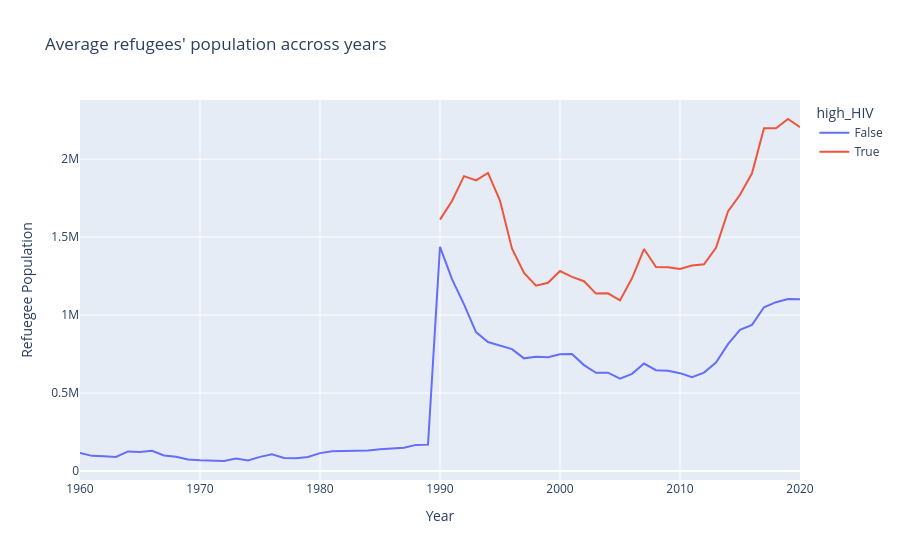

The notebook cell this image was saved under:
### Markdown cell above
Refugees bring social unrest to the country accepting them

### Code cell
social_dev_1=social_dev.copy()
social_dev_1['high_HIV']=(social_dev_1['Prevalence of HIV, female (% ages 15-24)']>0.1) \
                        & (social_dev_1['Prevalence of HIV, male (% ages 15-24)']>0.1)
px.line(social_dev_1[['high_HIV','Year','Refugee population by country or territory of asylum']]
        .groupby(['high_HIV','Year']).mean().reset_index(),
        x='Year', y='Refugee population by country or territory of asylum', color='high_HIV',
        labels={'Refugee population by country or territory of asylum': 'Refuegee Population'}, 
        title="Average refugees' population accross years")

### Figure 1 — Plotly figure (JSON) as saved in the notebook; plotly's stock layout.template omitted (floating-point values rounded to 4 significant figures)
{"data": [{"hovertemplate": "high_HIV=False<br>Year=%{x}<br>Refuegee Population=%{y}<extra></extra>", "legendgroup": "False", "line": {"color": "#636efa", "dash": "solid"}, "marker": {"symbol": "circle"}, "mode": "lines", "name": "False", "orientation": "v", "showlegend": true, "type": "scatter", "x": [1960, 1961, 1962, 1963, 1964, 1965, 1966, 1967, 1968, 1969, 1970, 1971, 1972, 1973, 1974, 1975, 1976, 1977, 1978, 1979, 1980, 1981, 1982, 1983, 1984, 1985, 1986, 1987, 1988, 1989, 1990, 1991, 1992, 1993, 1994, 1995, 1996, 1997, 1998, 1999, 2000, 2001, 2002, 2003, 2004, 2005, 2006, 2007, 2008, 2009, 2010, 2011, 2012, 2013, 2014, 2015, 2016, 2017, 2018, 2019, 2020], "xaxis": "x", "y": [114800.0, 96850.0, 93930.0, 90180.0, 125200.0, 122200.0, 129700.0, 99590.0, 90710.0, 73600.0, 68820.0, 68600.0, 63910.0, 79370.0, 67710.0, 90260.0, 106800.0, 83400.0, 81790.0, 89770.0, 114400.0, 126600.0, 128600.0, 127900.0, 130900.0, 139200.0, 144300.0, 148400.0, 167200.0, 168900.0, 1438000.0, 1230000.0, 1068000.0, 890700.0, 826900.0, 804700.0, 781600.0, 722300.0, 733000.0, 729200.0, 749300.0, 750700.0, 679100.0, 629200.0, 630400.0, 591500.0, 623200.0, 689000.0, 646400.0, 642300.0, 627400.0, 601000.0, 630700.0, 695300.0, 813500.0, 905000.0, 937000.0, 1050000.0, 1083000.0, 1103000.0, 1101000.0], "yaxis": "y"}, {"hovertemplate": "high_HIV=True<br>Year=%{x}<br>Refuegee Population=%{y}<extra></extra>", "legendgroup": "True", "line": {"color": "#EF553B", "dash": "solid"}, "marker": {"symbol": "circle"}, "mode": "lines", "name": "True", "orientation": "v", "showlegend": true, "type": "scatter", "x": [1990, 1991, 1992, 1993, 1994, 1995, 1996, 1997, 1998, 1999, 2000, 2001, 2002, 2003, 2004, 2005, 2006, 2007, 2008, 2009, 2010, 2011, 2012, 2013, 2014, 2015, 2016, 2017, 2018, 2019, 2020], "xaxis": "x", "y": [1612000.0, 1732000.0, 1891000.0, 1864000.0, 1912000.0, 1734000.0, 1426000.0, 1271000.0, 1189000.0, 1207000.0, 1283000.0, 1245000.0, 1217000.0, 1138000.0, 1140000.0, 1094000.0, 1236000.0, 1424000.0, 1308000.0, 1307000.0, 1296000.0, 1317000.0, 1326000.0, 1432000.0, 1664000.0, 1772000.0, 1909000.0, 2199000.0, 2198000.0, 2258000.0, 2205000.0], "yaxis": "y"}], "layout": {"legend": {"title": {"text": "high_HIV"}, "tracegroupgap": 0}, "title": {"text": "Average refugees' population accross years"}, "xaxis": {"anchor": "y", "domain": [0, 1], "title": {"text": "Year"}}, "yaxis": {"anchor": "x", "domain": [0, 1], "title": {"text": "Refuegee Population"}}}}
